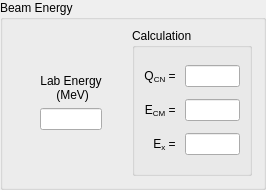
         <widget class="QGroupBox" name="groupBox_5">
          <property name="title">
           <string>Beam Energy</string>
          </property>
          <layout class="QGridLayout" name="gridLayout_8" rowstretch="0,0,0,0" columnstretch="1,1,1,5">
           <property name="leftMargin">
            <number>15</number>
           </property>
           <property name="topMargin">
            <number>8</number>
           </property>
           <property name="horizontalSpacing">
            <number>9</number>
           </property>
           <item row="2" column="0">
            <spacer name="horizontalSpacer_8">
             <property name="orientation">
              <enum>Qt::Horizontal</enum>
             </property>
             <property name="sizeType">
              <enum>QSizePolicy::Preferred</enum>
             </property>
             <property name="sizeHint" stdset="0">
              <size>
               <width>5</width>
               <height>20</height>
              </size>
             </property>
            </spacer>
           </item>
           <item row="0" column="3" rowspan="4">
            <widget class="QGroupBox" name="groupBox_8">
             <property name="title">
              <string>Calculation</string>
             </property>
             <layout class="QGridLayout" name="gridLayout_11" columnstretch="1,2">
              <property name="topMargin">
               <number>11</number>
              </property>
              <item row="0" column="1">
               <widget class="QLineEdit" name="edit_QCN">
                <property name="enabled">
                 <bool>true</bool>
                </property>
                <property name="sizePolicy">
                 <sizepolicy hsizetype="Preferred" vsizetype="Fixed">
                  <horstretch>0</horstretch>
                  <verstretch>0</verstretch>
                 </sizepolicy>
                </property>
                <property name="minimumSize">
                 <size>
                  <width>55</width>
                  <height>0</height>
                 </size>
                </property>
                <property name="maximumSize">
                 <size>
                  <width>70</width>
                  <height>16777215</height>
                 </size>
                </property>
                <property name="alignment">
                 <set>Qt::AlignCenter</set>
                </property>
                <property name="readOnly">
                 <bool>true</bool>
                </property>
               </widget>
              </item>
              <item row="1" column="1">
               <widget class="QLineEdit" name="edit_E_CM">
                <property name="enabled">
                 <bool>true</bool>
                </property>
                <property name="sizePolicy">
                 <sizepolicy hsizetype="Preferred" vsizetype="Fixed">
                  <horstretch>0</horstretch>
                  <verstretch>0</verstretch>
                 </sizepolicy>
                </property>
                <property name="minimumSize">
                 <size>
                  <width>55</width>
                  <height>0</height>
                 </size>
                </property>
                <property name="maximumSize">
                 <size>
                  <width>70</width>
                  <height>16777215</height>
                 </size>
                </property>
                <property name="alignment">
                 <set>Qt::AlignCenter</set>
                </property>
                <property name="readOnly">
                 <bool>true</bool>
                </property>
               </widget>
              </item>
              <item row="2" column="1">
               <widget class="QLineEdit" name="edit_ExP">
                <property name="enabled">
                 <bool>true</bool>
                </property>
                <property name="sizePolicy">
                 <sizepolicy hsizetype="Preferred" vsizetype="Fixed">
                  <horstretch>0</horstretch>
                  <verstretch>0</verstretch>
                 </sizepolicy>
                </property>
                <property name="minimumSize">
                 <size>
                  <width>55</width>
                  <height>0</height>
                 </size>
                </property>
                <property name="maximumSize">
                 <size>
                  <width>70</width>
                  <height>16777215</height>
                 </size>
                </property>
                <property name="alignment">
                 <set>Qt::AlignCenter</set>
                </property>
                <property name="readOnly">
                 <bool>true</bool>
                </property>
               </widget>
              </item>
              <item row="0" column="0">
               <widget class="QLabel" name="label_23">
                <property name="sizePolicy">
                 <sizepolicy hsizetype="Preferred" vsizetype="Preferred">
                  <horstretch>0</horstretch>
                  <verstretch>0</verstretch>
                 </sizepolicy>
                </property>
                <property name="font">
                 <font>
                  <family>Arial</family>
                  <pointsize>9</pointsize>
                  <stylestrategy>PreferDefault</stylestrategy>
                 </font>
                </property>
                <property name="layoutDirection">
                 <enum>Qt::LeftToRight</enum>
                </property>
                <property name="text">
                 <string>Q&lt;sub&gt;CN&lt;/sub&gt; = </string>
                </property>
                <property name="alignment">
                 <set>Qt::AlignRight|Qt::AlignTrailing|Qt::AlignVCenter</set>
                </property>
                <property name="buddy">
                 <cstring>edit_QCN</cstring>
                </property>
               </widget>
              </item>
              <item row="1" column="0">
               <widget class="QLabel" name="label_24">
                <property name="sizePolicy">
                 <sizepolicy hsizetype="Preferred" vsizetype="Preferred">
                  <horstretch>0</horstretch>
                  <verstretch>0</verstretch>
                 </sizepolicy>
                </property>
                <property name="font">
                 <font>
                  <family>Arial</family>
                  <pointsize>9</pointsize>
                  <stylestrategy>PreferDefault</stylestrategy>
                 </font>
                </property>
                <property name="layoutDirection">
                 <enum>Qt::LeftToRight</enum>
                </property>
                <property name="text">
                 <string>E&lt;sub&gt;CM&lt;/sub&gt; = </string>
                </property>
                <property name="alignment">
                 <set>Qt::AlignRight|Qt::AlignTrailing|Qt::AlignVCenter</set>
                </property>
                <property name="buddy">
                 <cstring>edit_E_CM</cstring>
                </property>
               </widget>
              </item>
              <item row="2" column="0">
               <widget class="QLabel" name="label_25">
                <property name="sizePolicy">
                 <sizepolicy hsizetype="Preferred" vsizetype="Preferred">
                  <horstretch>0</horstretch>
                  <verstretch>0</verstretch>
                 </sizepolicy>
                </property>
                <property name="font">
                 <font>
                  <family>Arial</family>
                  <pointsize>9</pointsize>
                  <stylestrategy>PreferDefault</stylestrategy>
                 </font>
                </property>
                <property name="layoutDirection">
                 <enum>Qt::LeftToRight</enum>
                </property>
                <property name="text">
                 <string>E&lt;sub&gt;x&lt;/sub&gt; = </string>
                </property>
                <property name="alignment">
                 <set>Qt::AlignRight|Qt::AlignTrailing|Qt::AlignVCenter</set>
                </property>
                <property name="buddy">
                 <cstring>edit_ExP</cstring>
                </property>
               </widget>
              </item>
             </layout>
            </widget>
           </item>
           <item row="3" column="1">
            <spacer name="verticalSpacer_2">
             <property name="orientation">
              <enum>Qt::Vertical</enum>
             </property>
             <property name="sizeHint" stdset="0">
              <size>
               <width>20</width>
               <height>40</height>
              </size>
             </property>
            </spacer>
           </item>
           <item row="1" column="1">
            <widget class="QLabel" name="label_6">
             <property name="sizePolicy">
              <sizepolicy hsizetype="Preferred" vsizetype="Fixed">
               <horstretch>0</horstretch>
               <verstretch>0</verstretch>
              </sizepolicy>
             </property>
             <property name="text">
              <string>Lab Energy
 (MeV)</string>
             </property>
             <property name="alignment">
              <set>Qt::AlignCenter</set>
             </property>
             <property name="buddy">
              <cstring>edit_EP</cstring>
             </property>
            </widget>
           </item>
           <item row="2" column="1">
            <widget class="QLineEdit" name="edit_EP">
             <property name="sizePolicy">
              <sizepolicy hsizetype="Preferred" vsizetype="Fixed">
               <horstretch>0</horstretch>
               <verstretch>0</verstretch>
              </sizepolicy>
             </property>
             <property name="maximumSize">
              <size>
               <width>75</width>
               <height>16777215</height>
              </size>
             </property>
             <property name="alignment">
              <set>Qt::AlignCenter</set>
             </property>
            </widget>
           </item>
           <item row="0" column="1">
            <spacer name="verticalSpacer">
             <property name="orientation">
              <enum>Qt::Vertical</enum>
             </property>
             <property name="sizeHint" stdset="0">
              <size>
               <width>20</width>
               <height>40</height>
              </size>
             </property>
            </spacer>
           </item>
           <item row="2" column="2">
            <spacer name="horizontalSpacer_9">
             <property name="orientation">
              <enum>Qt::Horizontal</enum>
             </property>
             <property name="sizeType">
              <enum>QSizePolicy::Preferred</enum>
             </property>
             <property name="sizeHint" stdset="0">
              <size>
               <width>10</width>
               <height>20</height>
              </size>
             </property>
            </spacer>
           </item>
          </layout>
         </widget>
